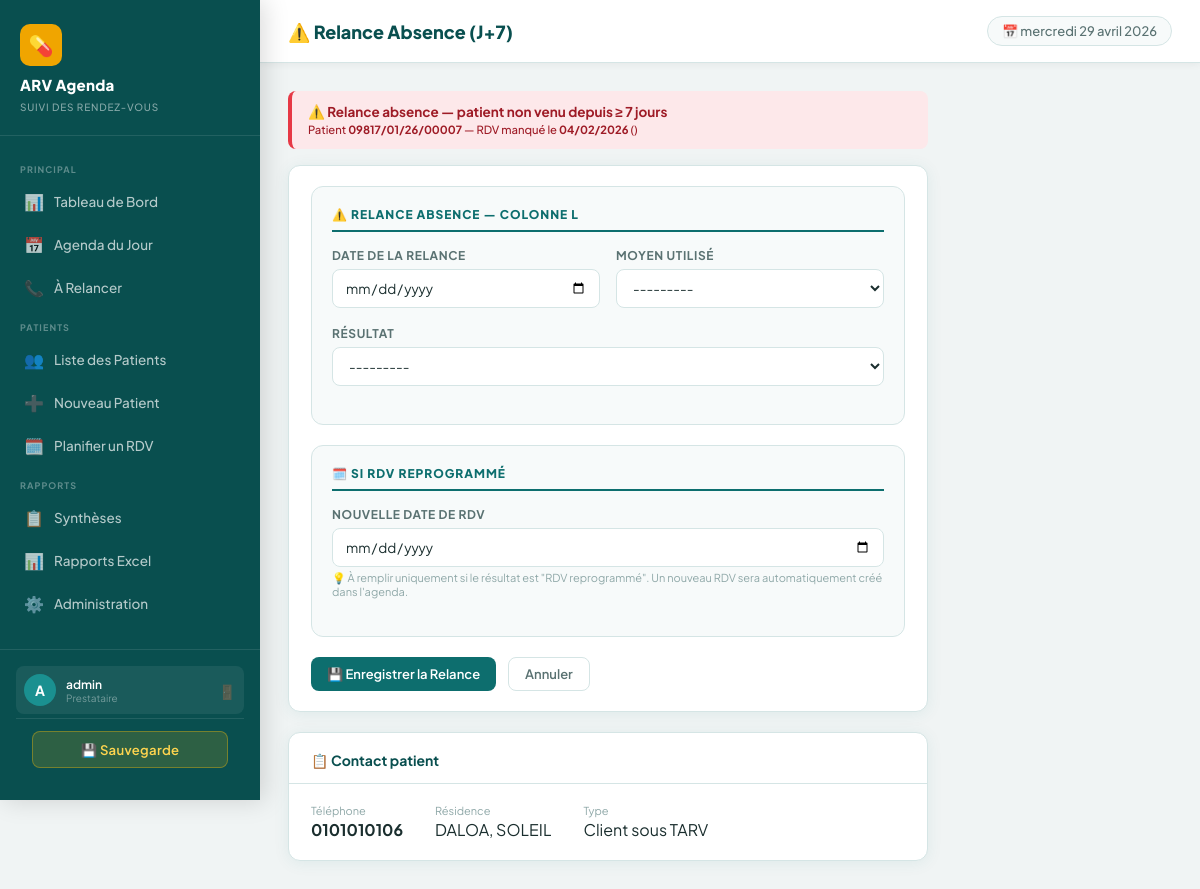
The app's page /relances_pdv/12/pdv/ (signed in) with its own data.
### agenda/models.py (models this page shows, shortened)
class RendezVous(models.Model):
    numero_ordre = models.PositiveIntegerField(verbose_name="N° d'ordre (Colonne A)")
    patient = models.ForeignKey(Patient, on_delete=models.CASCADE, related_name='rendez_vous')
    date_rdv = models.DateField(verbose_name="Date du RDV")
    date_derniere_visite = models.DateField(verbose_name="Date de la dernière visite")
    motif_rdv = models.CharField(max_length=255, blank=True)
    motif_rdv_autre = models.CharField(max_length=200, blank=True, verbose_name="Motif autre (préciser)")
    date_relance_preventive = models.DateField(null=True, blank=True, verbose_name="Date relance préventive (J-2)")
    moyen_relance_preventive = models.CharField(max_length=1, choices=MOYEN_RELANCE_CHOICES, blank=True, verbose_name="Moyen relance préventive")
    resultat_relance_preventive = models.CharField(max_length=2, choices=RESULTAT_RELANCE_CHOICES, blank=True, verbose_name="Résultat relance préventive")
    date_relance_absence = models.DateField(null=True, blank=True, verbose_name="Date relance absence (J+7)")
    moyen_relance_absence = models.CharField(max_length=1, choices=MOYEN_RELANCE_CHOICES, blank=True, verbose_name="Moyen relance absence")
    resultat_relance_absence = models.CharField(max_length=2, choices=RESULTAT_RELANCE_CHOICES, blank=True, verbose_name="Résultat relance absence")
    date_rdv_reprogramme = models.DateField(null=True, blank=True, verbose_name="Date RDV reprogrammé")
    est_venu = models.BooleanField(null=True, verbose_name="Patient venu au RDV")
    date_prochain_rdv = models.DateField(null=True, blank=True, verbose_name="Date prochain RDV")
    motif_prochain_rdv = models.CharField(max_length=200, blank=True, verbose_name="Motif du prochain RDV")
    motif_non_venue = models.CharField(max_length=200, blank=True, verbose_name="Motif de non-venue")
    cree_par = models.ForeignKey(User, on_delete=models.SET_NULL, null=True, related_name='rdv_crees')
    date_creation = models.DateTimeField(auto_now_add=True)
    date_modification = models.DateTimeField(auto_now=True)
    class Meta:
        verbose_name = "Rendez-vous"
        verbose_name_plural = "Rendez-vous"
        ordering = ['date_rdv', 'numero_ordre']

class Patient(models.Model):
    numero_unique = models.CharField(max_length=50, unique=True, verbose_name="N° Unique d'identification")
    code_etablissement = models.CharField(max_length=20, verbose_name="Code établissement")
    numero_site = models.CharField(max_length=20, blank=True, verbose_name="N° Site")
    sexe = models.CharField(max_length=1, choices=SEXE_CHOICES, verbose_name="Sexe")
    age = models.PositiveIntegerField(verbose_name="Âge")
    age_en_mois = models.BooleanField(default=False, verbose_name="Âge en mois (< 2 ans)")
    type_client = models.CharField(max_length=1, choices=TYPE_CLIENT_CHOICES, verbose_name="Type de client")
    population_cles = models.CharField(max_length=10, choices=POPULATION_CLES_CHOICES, blank=True, verbose_name="Population clés")
    date_mise_sous_arv = models.DateField(verbose_name="Date de mise sous ARV")
    contact_telephone = models.CharField(max_length=20, verbose_name="Contact téléphonique")
    residence_adresse = models.CharField(max_length=255, verbose_name="Résidence/Adresse géographique")
    cree_par = models.ForeignKey(User, on_delete=models.SET_NULL, null=True, related_name='patients_crees')
    date_creation = models.DateTimeField(auto_now_add=True)
    class Meta:
        verbose_name = "Patient"
        verbose_name_plural = "Patients"
    def get_type_client_display(self):
        if not self.type_client:
            return ""
        choix_dict = dict(TYPE_CLIENT_CHOICES)
        codes = self.type_client.split(',')
        labels = [choix_dict.get(code.strip(), code.strip()) for code in codes]
        return ", ".join(labels)

### agenda/views.py (the view)
# urls.py: path('relances_pdv/<int:pk>/pdv/', views.pdv_relance, name='pdv_a_relancer'),
@login_required
def pdv_relance(request, pk):
    rdv = get_object_or_404(RendezVous, pk=pk)
    if not rdv.date_rdv:
        messages.error(request, "Date du rendez-vous invalide.")
        return redirect('a_relancer_list')
    delta = date.today() - rdv.date_rdv
    if rdv.est_venu or delta.days <= 28:
        messages.warning(request, "Ce patient n'est pas encore considéré comme perdu de vue.")
        return redirect('a_relancer_list')
    if request.method == 'POST':
        form = RelanceAbsenceForm(request.POST, instance=rdv)
        if form.is_valid():
            saved = form.save()
            if saved.resultat_relance_absence == '3' and saved.date_rdv_reprogramme:
                _creer_rdv_reprogramme(rdv, saved.date_rdv_reprogramme, request.user)
                messages.success(
                    request,
                    f"Patient PDV relancé. RDV reprogrammé au "
                    f"{saved.date_rdv_reprogramme.strftime('%d/%m/%Y')}."
                )
            else:
                messages.success(request, "Relance du patient PDV enregistrée.")
            return redirect('pdv_list')  # 🔥 liste spécifique PDV
    else:
        form = RelanceAbsenceForm(
            instance=rdv,
            initial={'date_relance_absence': date.today()}
        )
    return render(request, 'agenda/relance_form.html', {
        'form': form,
        'rdv': rdv,
        'type_relance': 'pdv'  # 🔥 différenciation UI
    })

### agenda/forms.py
class RelanceAbsenceForm(forms.ModelForm):
    class Meta:
        model = RendezVous
        fields = ['date_relance_absence', 'moyen_relance_absence',
                  'resultat_relance_absence', 'date_rdv_reprogramme']
        widgets = {
            'date_relance_absence':    forms.DateInput(attrs={'class': 'form-control', 'type': 'date'}),
            'moyen_relance_absence':   forms.Select(attrs={'class': 'form-select'}),
            'resultat_relance_absence': forms.Select(attrs={'class': 'form-select'}),
            'date_rdv_reprogramme':    forms.DateInput(attrs={'class': 'form-control', 'type': 'date'}),
        }

### templates/agenda/relance_form.html (shortened to what this page needs)
{% extends 'base.html' %}
{% block page_title %}
  {% if type_relance == 'preventive' %}🔔 Relance Préventive (J-2){% else %}⚠️ Relance Absence (J+7){% endif %}
{% endblock %}
{% block content %}
<div style="max-width:640px;">
  {% if type_relance == 'preventive' %}
  <div class="alert alert-warning">
    <div>
      <strong>🔔 Relance préventive — confirmation J-2</strong><br>
      <small>Patient <strong>{{ rdv.patient.numero_unique }}</strong>
      — RDV prévu le <strong>{{ rdv.date_rdv|date:"d/m/Y" }}</strong>
      ({{ rdv.get_motif_rdv_display }})</small>
    </div>
  </div>
  {% else %}
  <div class="alert alert-danger">
    <div>
      <strong>⚠️ Relance absence — patient non venu depuis ≥ 7 jours</strong><br>
      <small>Patient <strong>{{ rdv.patient.numero_unique }}</strong>
      — RDV manqué le <strong>{{ rdv.date_rdv|date:"d/m/Y" }}</strong>
      ({{ rdv.get_motif_rdv_display }})</small>
    </div>
  </div>
  {% endif %}
  <div class="card mb-3">
    <div class="card-body">
      <form method="post" novalidate>
        {% if type_relance == 'preventive' %}
        <div class="form-section">
          <div class="form-section-title">🔔 Relance préventive — Colonne K</div>
          <div class="form-grid-2">
            <div class="form-group">
              <label class="form-label">Date de la relance</label>
              {{ form.date_relance_preventive }}
            </div>
            <div class="form-group">
              <label class="form-label">Moyen utilisé</label>
              {{ form.moyen_relance_preventive }}
            </div>
          </div>
          <div class="form-group">
            <label class="form-label">Résultat</label>
            {{ form.resultat_relance_preventive }}
          </div>
        </div>
        {% else %}
        <div class="form-section">
          <div class="form-section-title">⚠️ Relance absence — Colonne L</div>
          <div class="form-grid-2">
            <div class="form-group">
              <label class="form-label">Date de la relance</label>
              {{ form.date_relance_absence }}
            </div>
            <div class="form-group">
              <label class="form-label">Moyen utilisé</label>
              {{ form.moyen_relance_absence }}
            </div>
          </div>
          <div class="form-group">
            <label class="form-label">Résultat</label>
            {{ form.resultat_relance_absence }}
          </div>
        </div>
        {% endif %}
        <div class="form-section">
          <div class="form-section-title">🗓️ Si RDV reprogrammé</div>
          <div class="form-group">
            <label class="form-label">Nouvelle date de RDV</label>
            {{ form.date_rdv_reprogramme }}
            <small style="color:var(--text-muted);font-size:11px;margin-top:4px;display:block;">
              💡 À remplir uniquement si le résultat est "RDV reprogrammé".
              Un nouveau RDV sera automatiquement créé dans l'agenda.
            </small>
          </div>
        </div>
        <div style="display:flex;gap:12px;">
          <button type="submit" class="btn btn-primary">💾 Enregistrer la Relance</button>
          <a href="{% url 'a_relancer_list' %}" class="btn btn-ghost">Annuler</a>
        </div>
      </form>
    </div>
  </div>
  <div class="card">
    <div class="card-header"><span class="card-title">📋 Contact patient</span></div>
    <div class="card-body" style="display:flex;gap:32px;flex-wrap:wrap;">
      <div>
        <div style="font-size:11px;color:var(--text-muted);margin-bottom:2px;">Téléphone</div>
        <div class="mono fw-bold">{{ rdv.patient.contact_telephone }}</div>
      </div>
      <div>
        <div style="font-size:11px;color:var(--text-muted);margin-bottom:2px;">Résidence</div>
        <div>{{ rdv.patient.residence_adresse }}</div>
      </div>
      <div>
        <div style="font-size:11px;color:var(--text-muted);margin-bottom:2px;">Type</div>
        <div>{{ rdv.patient.get_type_client_display }}</div>
      </div>
    </div>
  </div>
</div>
{% endblock %}

### templates/base.html (shortened to what this page needs)
<!DOCTYPE html>
<html lang="fr">
<head>
  {% load static %}
  <link rel="stylesheet" href="{% static 'css/main.css' %}">
</head>
<body>
{% if user.is_authenticated %}
<aside class="sidebar">
  <div class="sidebar-brand">
    <div class="brand-icon">💊</div>
    {% if user.groups.all|length > 0 %}
      {% for group in user.groups.all %}
        {% if group.name == 'Agenda PTME' %}<h1>ARV Agenda</h1><small>Agenda PTME</small>
        {% elif group.name == 'Agenda Adulte' %}<h1>ARV Agenda</h1><small>Agenda Adulte</small>
        {% endif %}
      {% endfor %}
    {% else %}<h1>ARV Agenda</h1><small>Suivi des Rendez-Vous</small>
    {% endif %}
  </div>
  <nav class="sidebar-nav">
    <div class="nav-section-title">Principal</div>
    <a href="{% url 'dashboard' %}" class="nav-link {% if request.resolver_match.url_name == 'dashboard' %}active{% endif %}">
      <span class="icon">📊</span> Tableau de Bord
    </a>
    <a href="{% url 'agenda_jour' %}" class="nav-link {% if request.resolver_match.url_name == 'agenda_jour' %}active{% endif %}">
      <span class="icon">📅</span> Agenda du Jour
    </a>
    <a href="{% url 'a_relancer_list' %}" class="nav-link {% if request.resolver_match.url_name == 'a_relancer_list' %}active{% endif %}">
      <span class="icon">📞</span> À Relancer
    </a>
    <div class="nav-section-title">Patients</div>
    <a href="{% url 'patient_list' %}" class="nav-link {% if 'patient' in request.resolver_match.url_name %}active{% endif %}">
      <span class="icon">👥</span> Liste des Patients
    </a>
    <a href="{% url 'patient_create' %}" class="nav-link">
      <span class="icon">➕</span> Nouveau Patient
    </a>
    <a href="{% url 'rdv_create' %}" class="nav-link">
      <span class="icon">🗓️</span> Planifier un RDV
    </a>
    <div class="nav-section-title">Rapports</div>
    <a href="{% url 'synthese_list' %}" class="nav-link {% if 'synthese' in request.resolver_match.url_name %}active{% endif %}">
      <span class="icon">📋</span> Synthèses
    </a>
    <a href="{% url 'rapport_page' %}" class="nav-link {% if request.resolver_match.url_name == 'rapport_page' or request.resolver_match.url_name == 'rapport_export' %}active{% endif %}">
      <span class="icon">📊</span> Rapports Excel
    </a>
    {% if user.is_staff %}
    <a href="/admin/" class="nav-link">
      <span class="icon">⚙️</span> Administration
    </a>
    {% endif %}
  </nav>
  <div class="sidebar-footer">
    <div class="user-info">
      <div class="user-avatar">{{ user.username|slice:":1"|upper }}</div>
      <div class="user-details">
        <div class="user-name">{{ user.get_full_name|default:user.username }}</div>
        <div class="user-role">
        {% for group in user.groups.all %}
          {% if group.name == 'Agenda PTME' or group.name == 'Agenda Adulte' %}{{ group.name }}{% endif %}
        {% empty %}Prestataire{% endfor %}
      </div>
      </div>
      <form method="POST" action="{% url 'logout' %}" class="logout-form">
        <button type="submit" class="btn-logout" title="Déconnexion">🚪</button>
      </form>
    </div>
    {% if user.is_staff %}
    <div class="sidebar-backup">
      <a href="{% url 'backup_download' %}"
         class="btn-backup"
         onclick="return confirm('Lancer une sauvegarde complète du système ?')"
         title="Sauvegarder la base de données et les fichiers">
        💾 Sauvegarde
      </a>
    </div>
    {% endif %}
  </div>
</aside>
<div class="main-content">
  <div class="topbar">
    <span class="topbar-title">{% block page_title %}ARV Agenda{% endblock %}</span>
    <span class="topbar-date">📅 {% now "l d F Y" %}</span>
  </div>
  <div class="page-content">
    {% block content %}{% endblock %}
  </div>
</div>
{% else %}
{% block auth_content %}{% endblock %}
{% endif %}
</body>
</html>

### records on screen
RendezVous: patient.numero_unique "09817/01/26/00007", date_rdv "04/02/2026", moyen_relance_absence "---------", resultat_relance_absence "---------", patient.contact_telephone "0101010106", patient.residence_adresse "DALOA, SOLEIL", patient.type_client "Client sous TARV"

### other values on screen
{{ user.username|slice:":1"|upper }} "A"
{{ user.get_full_name|default:user.username }} "admin"
